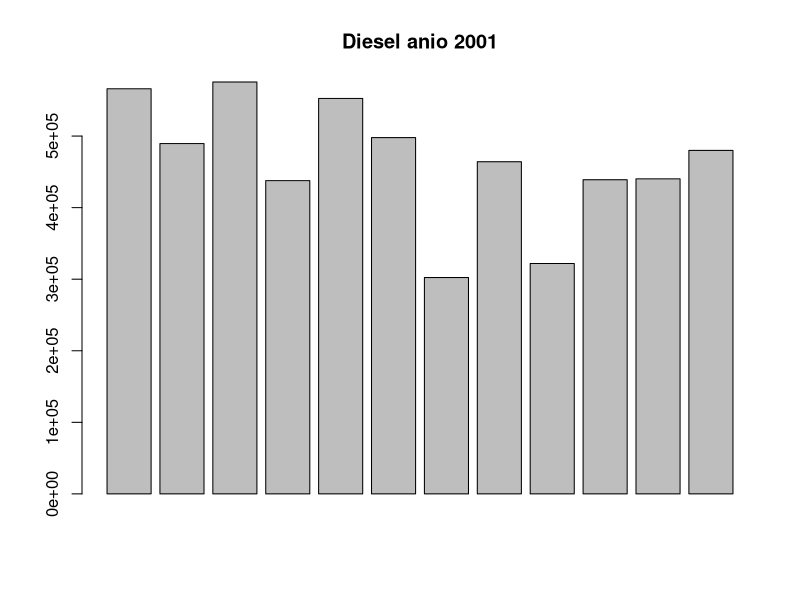
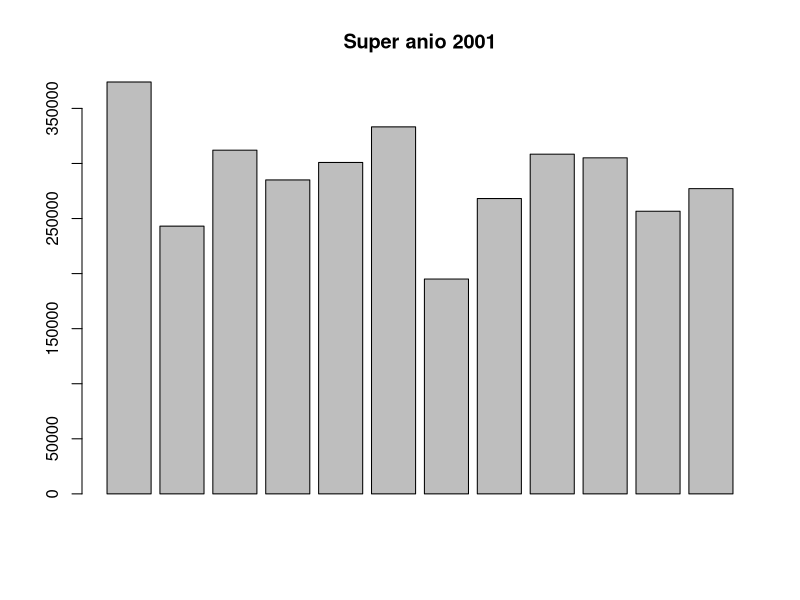
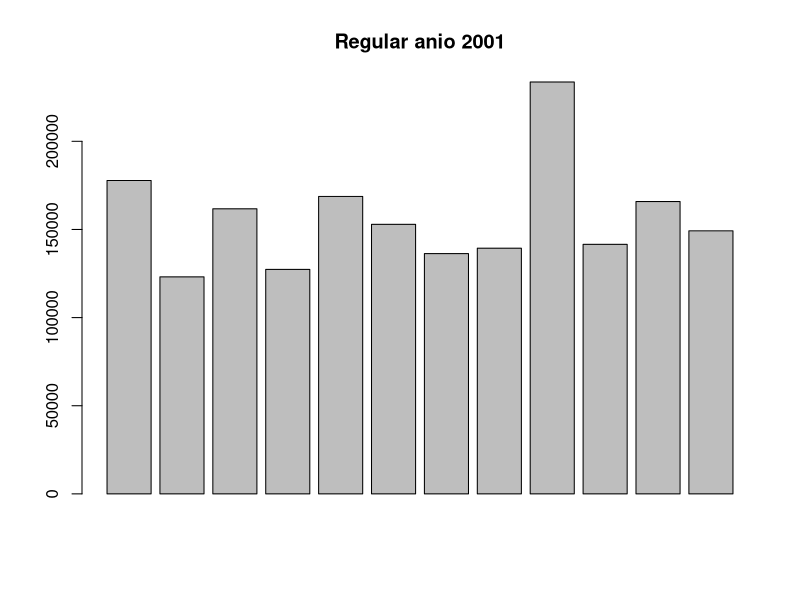
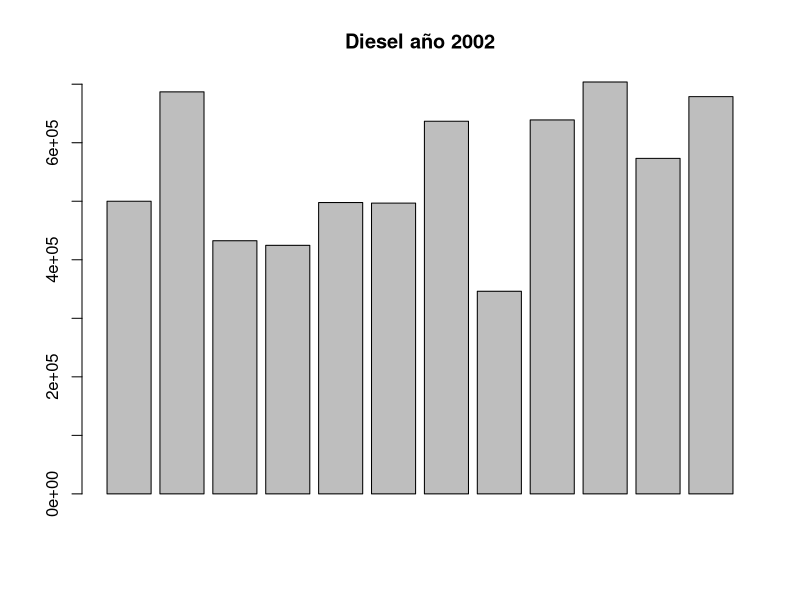
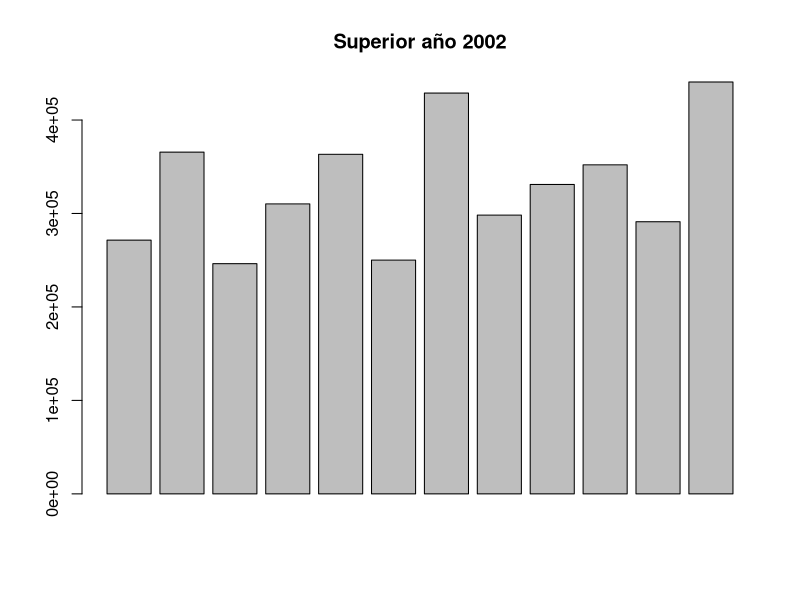
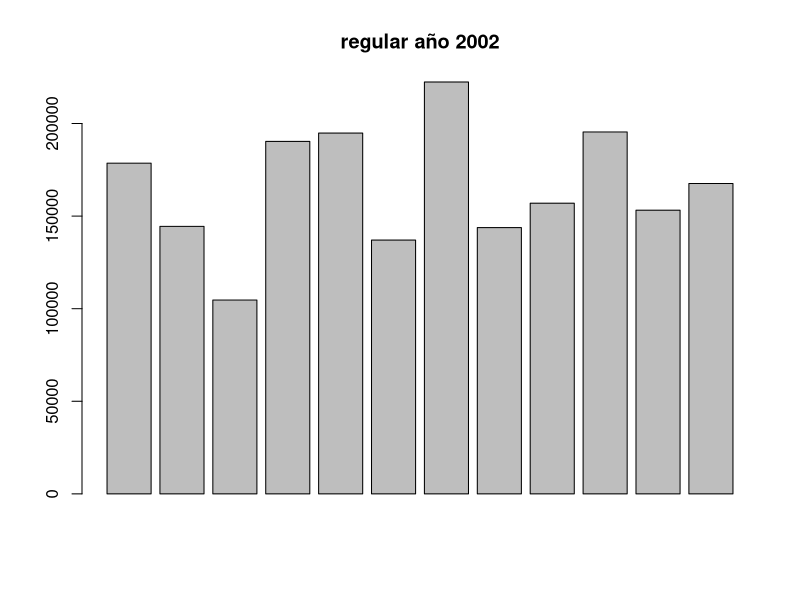
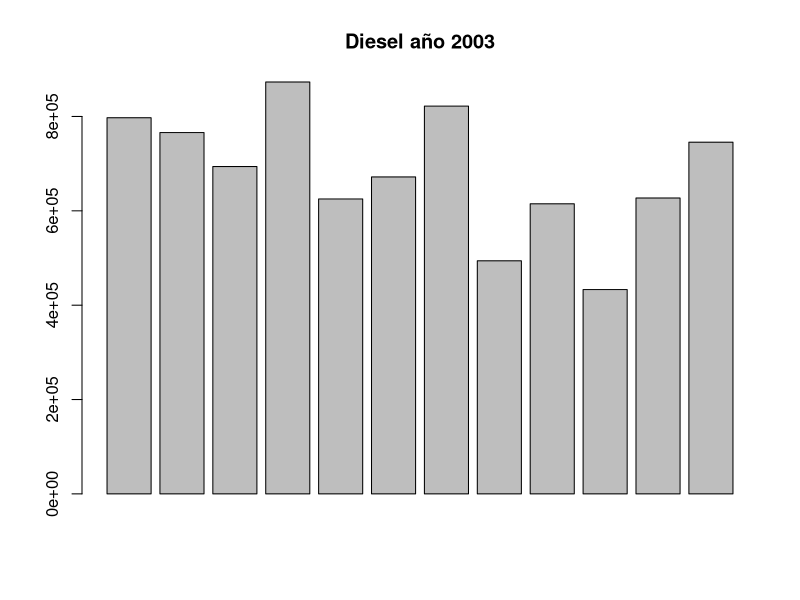
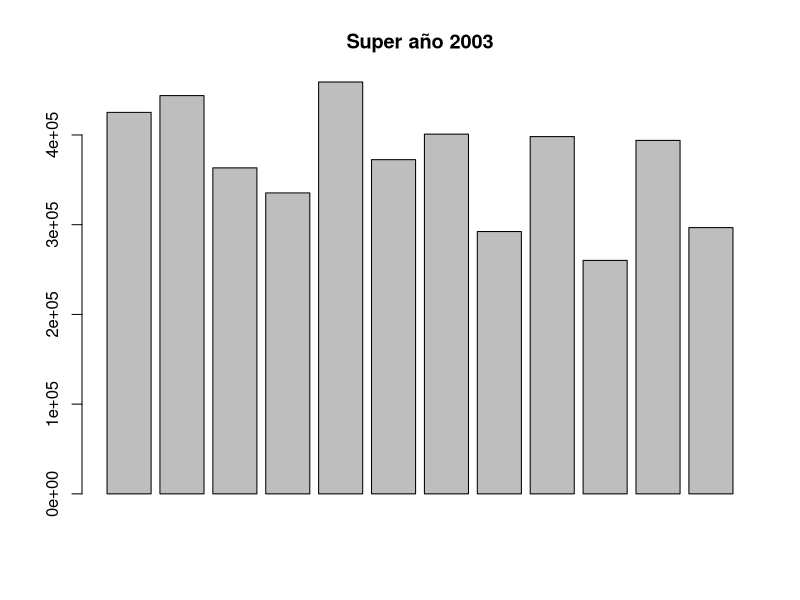

These charts were generated, in order, by the following R code: (Note: this script raises an error after producing the figures.)
datosImp <- read.csv("datosImp.csv",stringsAsFactors = F)
datosImp[datosImp$Anio>=2018,"Diesel"]<-datosImp[datosImp$Anio>=2018,"DieselLS"]
dieselST<-ts(datosImp$Diesel,start = 2001,frequency = 12)

anio2001 <- datosImp[datosImp$Anio == 2001,]
anio2002 <- datosImp[datosImp$Anio == 2002,]
anio2003 <- datosImp[datosImp$Anio == 2003,]
anio2004 <- datosImp[datosImp$Anio == 2004,]
anio2005 <- datosImp[datosImp$Anio == 2005,]
anio2006 <- datosImp[datosImp$Anio == 2006,]
anio2007 <- datosImp[datosImp$Anio == 2007,]
anio2008 <- datosImp[datosImp$Anio == 2008,]
anio2009 <- datosImp[datosImp$Anio == 2009,]
anio2010 <- datosImp[datosImp$Anio == 2010,]
anio2011 <- datosImp[datosImp$Anio == 2011,]
anio2012 <- datosImp[datosImp$Anio == 2012,]
anio2013 <- datosImp[datosImp$Anio == 2013,]
anio2014 <- datosImp[datosImp$Anio == 2014,]
anio2015 <- datosImp[datosImp$Anio == 2015,]
anio2016 <- datosImp[datosImp$Anio == 2016,]

barplot(anio2001$Diesel, main = "Diesel anio 2001")
barplot(anio2001$GasSuperior, main = "Super anio 2001")
barplot(anio2001$GasRegular, main = "Regular anio 2001")

barplot(anio2002$Diesel, main = "Diesel año 2002")
barplot(anio2002$GasSuperior, main = "Superior año 2002")
barplot(anio2002$GasRegular, main = "regular año 2002")

barplot(anio2003$Diesel, main = "Diesel año 2003")
barplot(anio2003$GasSuperior, main = "Super año 2003")
barplot(anio2003$GasRegular, main = "Regular año 2003")

barplot(anio2004$Diesel)
barplot(anio2004$GasSuperior)
barplot(anio2004$GasRegular)

barplot(anio2005$Diesel)
barplot(anio2005$GasSuperior)
barplot(anio2005$GasRegular)

barplot(anio2006$Diesel)
barplot(anio2006$GasSuperior)
barplot(anio2006$GasRegular)

barplot(anio2007$Diesel)
barplot(anio2007$GasSuperior)
barplot(anio2007$GasRegular)

barplot(anio2008$Diesel)
barplot(anio2008$GasSuperior)
barplot(anio2008$GasRegular)

barplot(anio2009$Diesel)
barplot(anio2009$GasSuperior)
barplot(anio2009$GasRegular)

barplot(anio2010$Diesel)
barplot(anio2010$GasSuperior)
barplot(anio2010$GasRegular)

barplot(anio2011$Diesel)
barplot(anio2011$GasSuperior)
barplot(anio2011$GasRegular)

barplot(anio2012Diesel)
barplot(anio2012$GasSuperior)
barplot(anio2012$GasRegular)

barplot(anio2013$Diesel)
barplot(anio2013$GasSuperior)
barplot(anio2013$GasRegular)

barplot(anio2014$Diesel)
barplot(anio2014$GasSuperior)
barplot(anio2014$GasRegular)

barplot(anio2015$Diesel)
barplot(anio2015$GasSuperior)
barplot(anio2015$GasRegular)

barplot(anio2016$Diesel)
barplot(anio2016$GasSuperior)
barplot(anio2016$GasRegular)